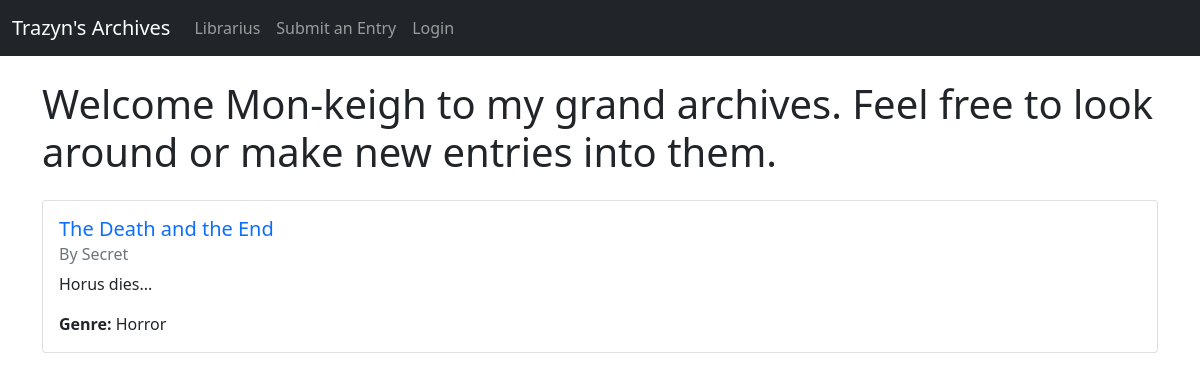
The page / on the database its author committed.
### myapp/models.py (models this page shows, shortened)
class Stories(models.Model):
    storyId = models.UUIDField('Story ID', primary_key=True, default=uuid.uuid4, editable=False)
    title = models.CharField('Title', max_length=200)
    author = models.CharField('Author', max_length=100)
    content = models.TextField('Story')
    genre = models.CharField('Genre', max_length=50)
    isPublic = models.BooleanField('Is it Public', default=True)
    user = models.ForeignKey(User, on_delete=models.CASCADE, related_name='stories', null=True, blank=True)
    class Meta:
        verbose_name = 'Stories'
        verbose_name_plural = 'Stories'

### myapp/views.py (the view)
# urls.py: 2. Add a URL to urlpatterns:  path('', views.home, name='home')
def home(request):
    stories = Stories.objects.filter(isPublic=True)
    random_story = random.choice(stories) if stories.exists() else None
    if random_story:
        random_story = Stories.objects.filter(storyId=random_story.storyId).annotate(average_rating=Avg('ratings__rating')).first()
    return render(request, 'home.html', {'random_story': random_story})

### myapp/templates/home.html (shortened to what this page needs)
{% extends 'base.html' %}
{% block content %}
    <h1>Welcome Mon-keigh to my grand archives. Feel free to look around or make new entries into them.</h1>
    {% if random_story %}
        <div class="card mt-4">
            <div class="card-body">
                <h5 class="card-title">
                    <a href="{% url 'viewStory' random_story.storyId %}" target="_blank" class="text-decoration-none">{{ random_story.title }}</a>
                </h5>
                <h6 class="card-subtitle mb-2 text-muted">By {{ random_story.author }}</h6>
                <p class="card-text">{{ random_story.content|truncatewords:20 }}...</p>
                <p class="card-text"><strong>Genre:</strong> {{ random_story.genre }}</p>
            </div>
        </div>
    {% else %}
        <p class="mt-4">No stories available at the moment.</p>
    {% endif %}
{% endblock %}

### rows shown on the page
Stories: title "The Death and the End", author "Secret", content "Horus dies", genre "Horror"
